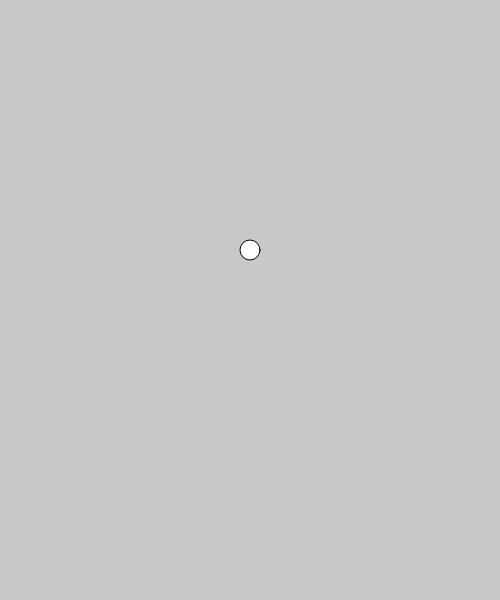
Frame 1 (no input)
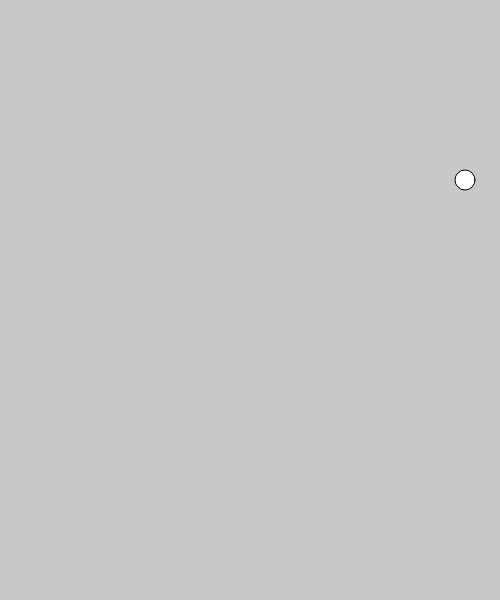
Frame 60 (no input)
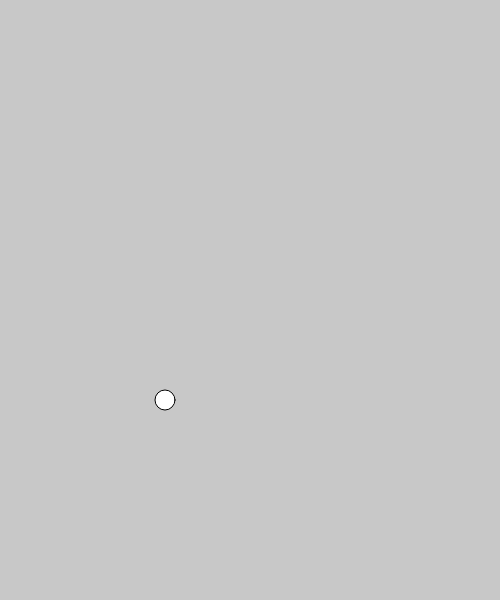
Frame 120 (the mouse pressed at the canvas centre since frame 60)

The p5.js sketch that drew these frames (run headless with seeded random() and noise() and a simulated clock; from frame 60 on, the mouse is pressed at the canvas centre):

// p5.js sketch
// ── sketch.js
var circleY;
var circleX;

var circleXSpeed;
var circleYSpeed;

function setup(){
  createCanvas(500, 600);
  circleY = 250;
  circleX = 250;
  circleXSpeed = 5;
  circleYSpeed = 10;
}

function draw() {
  background(200);
  ellipse(circleX, circleY, 20, 20 );

  circleY = circleY + circleYSpeed;
  circleX = circleX + circleXSpeed;

  if (circleX < 0 || circleX > 500) {
    circleXSpeed = circleXSpeed * -1;
  }

  if (circleY < 0 || circleY > 500) {
    circleYSpeed = circleYSpeed * -1;
  }

  }
  
  // console.log("circleX is " + circleX);
